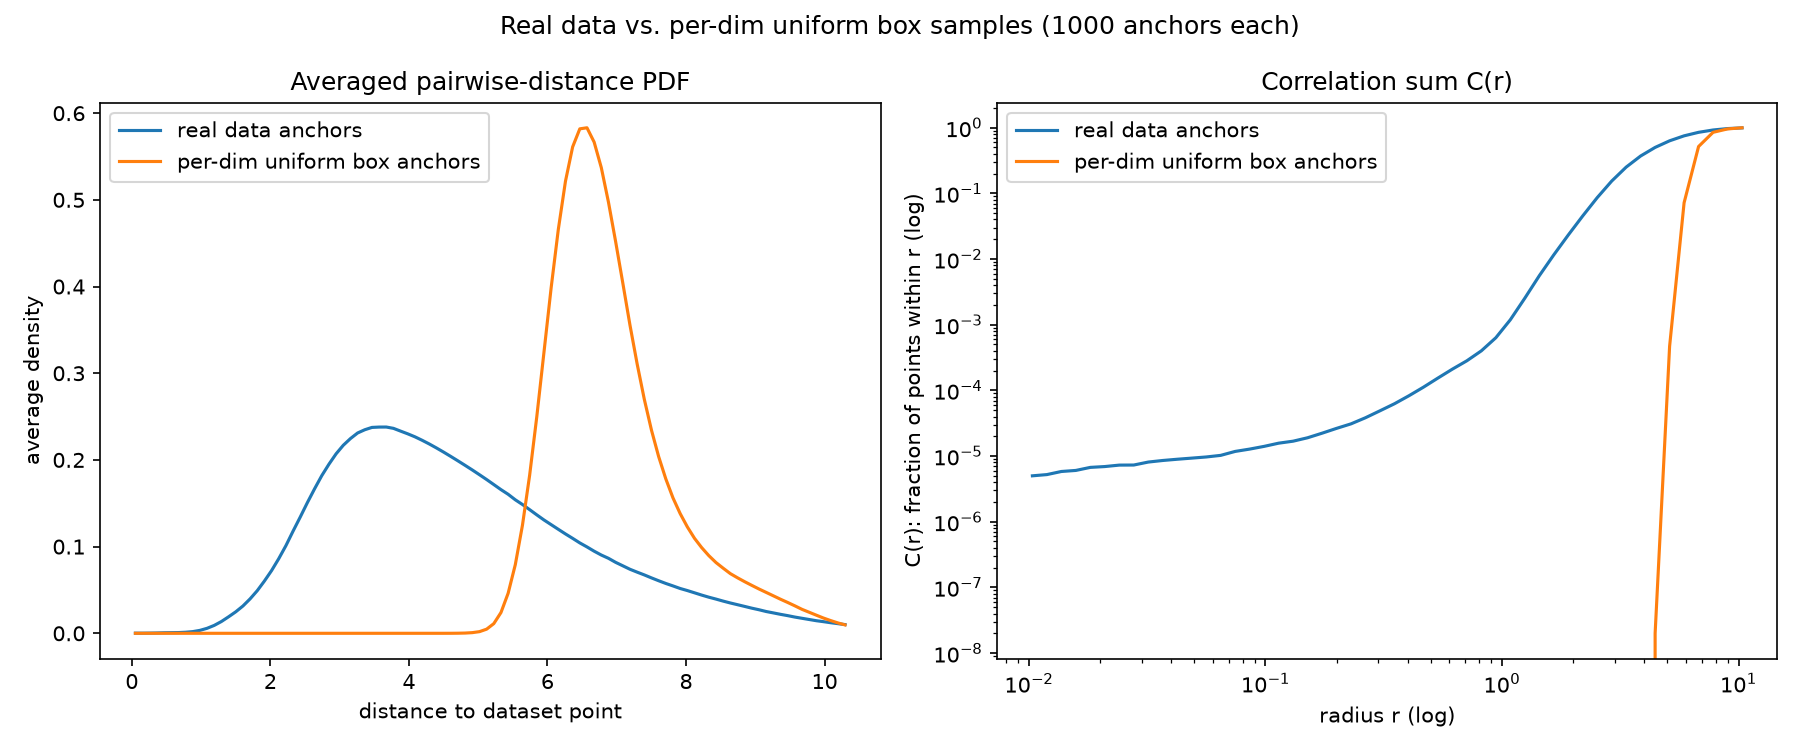

Here is the Python script that generated this plot:
import numpy as np
import torch
import matplotlib.pyplot as plt

from operations.quantization import get_device
from visualizations.spec_prob import load_frame_vectors

N_ANCHORS = 1000     # M: number of anchor points per set
N_BINS = 100

def sample_data_anchors(X, m, seed=0):
    rng = np.random.default_rng(seed)
    idx = rng.choice(X.shape[0], size=m, replace=False)
    return X[idx], idx

def sample_box_anchors(X, m, seed=0):
    # per-dimension uniform, within the real per-dim min/max (the "fixed" init from algorithms.py)
    rng = np.random.default_rng(seed)
    x_min = X.min(axis=0)
    x_max = X.max(axis=0)
    return rng.uniform(x_min, x_max, size=(m, X.shape[1])).astype(np.float32)

def pairwise_distances(anchors, X, device, exclude_idx=None, batch_size=256):
    """
    For each anchor, distance to every point in X. Returns (M, N) numpy array.
    exclude_idx: if the anchors ARE rows of X (self-comparison), the index of each
    anchor within X, so we can drop the zero self-distance.
    """
    A = torch.as_tensor(anchors, dtype=torch.float32, device=device)
    X_t = torch.as_tensor(X, dtype=torch.float32, device=device)
    out = torch.empty(A.shape[0], X_t.shape[0], device=device)
    for start in range(0, A.shape[0], batch_size):
        end = min(start + batch_size, A.shape[0])
        out[start:end] = torch.cdist(A[start:end], X_t)
    dists = out.cpu().numpy()
    if exclude_idx is not None:
        dists[np.arange(len(exclude_idx)), exclude_idx] = np.nan
    return dists

def average_pdf(dists, bins, value_range):
    """Histogram each anchor's distance row separately, then average the histograms."""
    hists = []
    for row in dists:
        row = row[~np.isnan(row)]
        h, edges = np.histogram(row, bins=bins, range=value_range, density=True)
        hists.append(h)
    return np.mean(hists, axis=0), edges

def correlation_sum(dists, radii):
    """C(r) = fraction of anchor-to-X distances that fall within radius r, for each r."""
    valid = ~np.isnan(dists)
    n_valid = valid.sum()
    flat = dists[valid]
    return np.array([(flat < r).sum() / n_valid for r in radii])

def main():
    device = get_device()
    X = load_frame_vectors()

    data_anchors, data_idx = sample_data_anchors(X, N_ANCHORS)
    box_anchors = sample_box_anchors(X, N_ANCHORS)

    data_dists = pairwise_distances(data_anchors, X, device, exclude_idx=data_idx)
    box_dists = pairwise_distances(box_anchors, X, device)

    all_finite = np.concatenate([data_dists[~np.isnan(data_dists)], box_dists.ravel()])
    value_range = (0.0, np.percentile(all_finite, 99.5))

    data_pdf, edges = average_pdf(data_dists, N_BINS, value_range)
    box_pdf, _ = average_pdf(box_dists, N_BINS, value_range)
    centers = 0.5 * (edges[:-1] + edges[1:])

    radii = np.logspace(np.log10(max(value_range[1] * 1e-3, 1e-6)), np.log10(value_range[1]), 50)
    data_C = correlation_sum(data_dists, radii)
    box_C = correlation_sum(box_dists, radii)

    fig, (ax1, ax2) = plt.subplots(1, 2, figsize=(12, 5))

    ax1.plot(centers, data_pdf, label="real data anchors", color="tab:blue")
    ax1.plot(centers, box_pdf, label="per-dim uniform box anchors", color="tab:orange")
    ax1.set_xlabel("distance to dataset point")
    ax1.set_ylabel("average density")
    ax1.set_title("Averaged pairwise-distance PDF")
    ax1.legend()

    ax2.plot(radii, data_C, label="real data anchors", color="tab:blue")
    ax2.plot(radii, box_C, label="per-dim uniform box anchors", color="tab:orange")
    ax2.set_xscale("log")
    ax2.set_yscale("log")
    ax2.set_xlabel("radius r (log)")
    ax2.set_ylabel("C(r): fraction of points within r (log)")
    ax2.set_title("Correlation sum C(r)")
    ax2.legend()

    fig.suptitle(f"Real data vs. per-dim uniform box samples ({N_ANCHORS} anchors each)")
    fig.tight_layout()
    fig.savefig("visualizations/manifold_distance_pdf.png", dpi=150)
    print("saved visualizations/manifold_distance_pdf.png")

if __name__ == "__main__":
    main()
